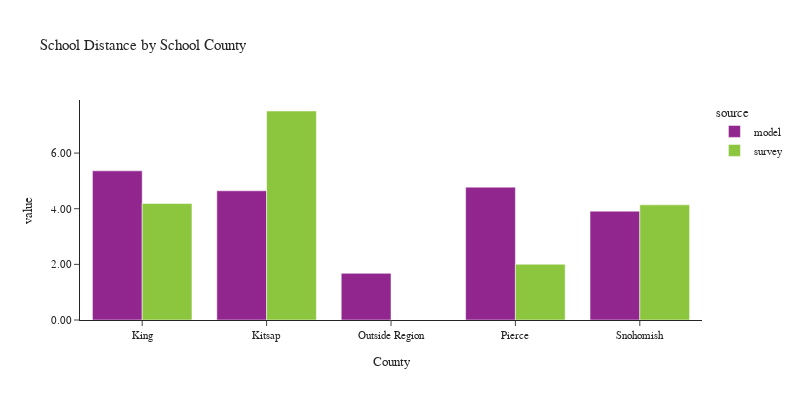

The notebook cell saved with this chart:
### Code cell
plot_school_location(df_students, 'CountyName_school', 'School County', 'County')

### Figure 1 — Plotly figure (JSON) as saved in the notebook; plotly's stock layout.template omitted (floating-point values rounded to 4 significant figures)
{"data": [{"alignmentgroup": "True", "customdata": [[651199], [67084], [2], [262853], [222400]], "hovertemplate": "source=model<br>CountyName_school=%{x}<br>value=%{y}<br>sample count=%{customdata[0]}<extra></extra>", "legendgroup": "model", "marker": {"color": "#91268F", "pattern": {"shape": ""}}, "name": "model", "offsetgroup": "model", "orientation": "v", "showlegend": true, "textposition": "auto", "type": "bar", "x": ["King", "Kitsap", "Outside Region", "Pierce", "Snohomish"], "xaxis": "x", "y": [5.361, 4.644, 1.677, 4.775, 3.912], "yaxis": "y"}, {"alignmentgroup": "True", "customdata": [[564], [54], [103], [176]], "hovertemplate": "source=survey<br>CountyName_school=%{x}<br>value=%{y}<br>sample count=%{customdata[0]}<extra></extra>", "legendgroup": "survey", "marker": {"color": "#8CC63E", "pattern": {"shape": ""}}, "name": "survey", "offsetgroup": "survey", "orientation": "v", "showlegend": true, "textposition": "auto", "type": "bar", "x": ["King", "Kitsap", "Pierce", "Snohomish"], "xaxis": "x", "y": [4.187, 7.512, 2.004, 4.139], "yaxis": "y"}], "layout": {"barmode": "group", "font": {"size": 11}, "height": 400, "legend": {"title": {"text": "source"}, "tracegroupgap": 0}, "title": {"text": "School Distance by School County"}, "width": 800, "xaxis": {"anchor": "y", "domain": [0.0, 1.0], "title": {"text": "County"}}, "yaxis": {"anchor": "x", "domain": [0.0, 1.0], "tickformat": ".2f", "title": {"text": "value"}}}}
